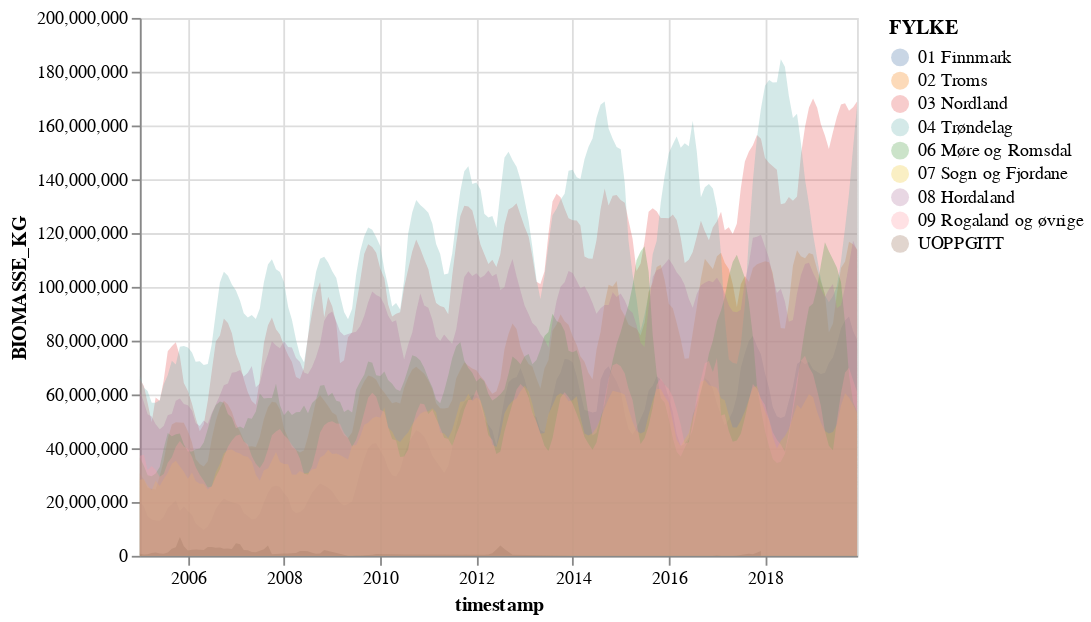

The notebook cell saved with this chart:
### Code cell
alt.Chart(data_selection.drop(['Date','MÅNED'], axis=1)).mark_area(opacity=0.3).encode(
    x="timestamp:T",
    y=alt.Y("BIOMASSE_KG:Q", stack=None),
        color="FYLKE:N"

)

### Figure 1 — Vega-Lite specification as saved in the notebook (floating-point values rounded to 4 significant figures; data arrays with more than 128 entries replaced by an {"elided": "..."} marker saying what was removed)
{"config": {"view": {"continuousWidth": 400, "continuousHeight": 300}}, "data": {"name": "data-10f2da178cae931aa1308b42d576c2c1"}, "mark": {"type": "area", "opacity": 0.3}, "encoding": {"color": {"type": "nominal", "field": "FYLKE"}, "x": {"type": "temporal", "field": "timestamp"}, "y": {"type": "quantitative", "field": "BIOMASSE_KG", "stack": null}}, "$schema": "https://vega.github.io/schema/vega-lite/v4.8.1.json", "datasets": {"data-10f2da178cae931aa1308b42d576c2c1": {"elided": "1548 records"}}}
